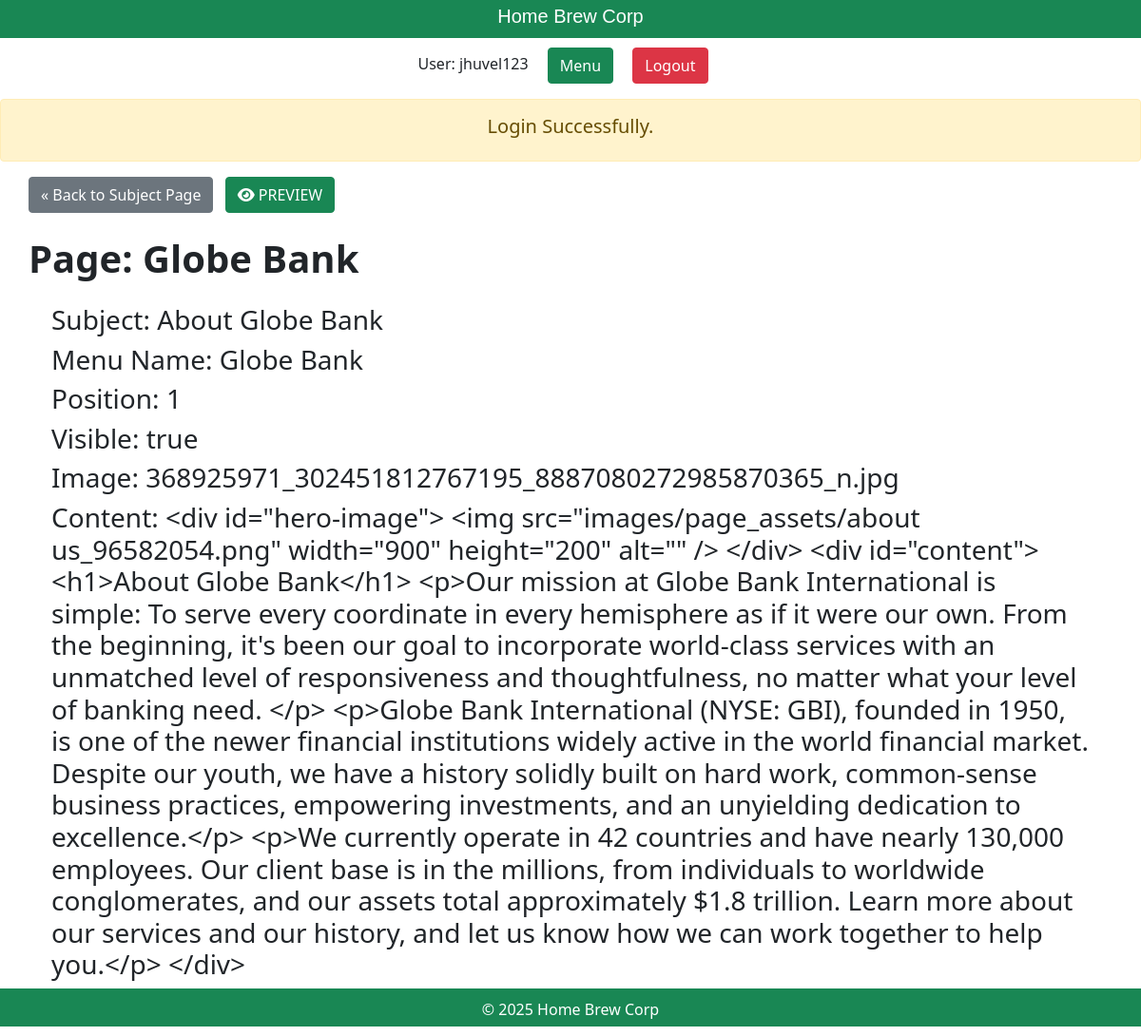
The app's page /staff/pages/show.php (signed in) with its own data.
### tables this page shows
CREATE TABLE `pages` (
  `id` int(11) NOT NULL,
  `subject_id` int(11) DEFAULT NULL,
  `menu_name` varchar(255) DEFAULT NULL,
  `position` int(3) DEFAULT NULL,
  `visible` tinyint(1) DEFAULT NULL,
  `image` varchar(255) NOT NULL,
  `content` text DEFAULT NULL
);

CREATE TABLE `subjects` (
  `id` int(11) NOT NULL,
  `menu_name` varchar(255) DEFAULT NULL,
  `position` int(3) DEFAULT NULL,
  `visible` tinyint(1) DEFAULT NULL
);

### private/database.php (called while the page is built, shortened)
<?php
function db_escape($connection, $string)
{
    return mysqli_escape_string($connection, $string);
}

### private/query_functions.php (called while the page is built, shortened)
<?php
function find_subject_by_id($subject_id, $option = [])
{
    global $db;
    $visible = $option['visible'] ?? false;
    $sql = "SELECT * FROM subjects ";
    $sql .= "WHERE id='" . db_escape($db, $subject_id) . "'";
    $result = mysqli_query($db, $sql);
    $subject = mysqli_fetch_assoc($result);
    return $subject;
}
function find_page_by_id($page_id, $option = [])
{
    global $db;
    $visible = $option['visible'] ?? false;
    $sql = "SELECT * FROM pages ";
    $sql .= "WHERE id='" . db_escape($db, $page_id) . "' ";
    $result = mysqli_query($db, $sql);
    $page = mysqli_fetch_assoc($result);
    return $page;
}

### public/staff/pages/show.php (the view, shortened to what this page needs)
<?php $id = $_GET['id'] ?? '1'; ?>
<?php include(SHARED_PATH . '/staff_header.php'); ?>
<?php $page_title = 'Show Page';
$page = find_page_by_id($id);
$subject = find_subject_by_id($page['subject_id']);
?>
<div id="content">
    <a class="btn btn-secondary" href="<?php echo url_for('/staff/subjects/show.php?id=' . hu($page['subject_id'])) ?>">&laquo; Back to Subject Page</a> <a class="btn btn-success ms-2" href="<?php echo url_for('/index.php?id=' . h($id) . '&preview=true'); ?>" target="_blank"> <i class="fa-solid fa-eye"></i>
        PREVIEW</a>
    <div class="page show">
        <h1 class="my-4 fw-bold">Page: <?php echo h($page['menu_name']); ?></h1>
        <div class="mx-4">
            <h3>Subject: <?php echo h($subject['menu_name']); ?></h3>
            <h3>Menu Name: <?php echo h($page['menu_name']); ?></h3>
            <h3>Position: <?php echo h($page['position']); ?></h3>
            <h3>Visible: <?php echo $page['visible'] === '1' ? 'true' : 'false' ?></h3>
            <h3>Image: <?php echo h($page['image']); ?></h3>
            <h3>Content: <?php echo h($page['content']); ?></h3>
        </div>
    </div>
</div>
<?php include(SHARED_PATH . '/staff_footer.php'); ?>

### public/stylesheets/staff.css (style rules this page uses)
body { margin: 0; padding: 0; }
#content { width: auto; min-height: 650px; padding: 0 30px; }

### records on screen
pages: menu_name "Globe Bank", position "1", image "368925971_302451812767195_8887080272985870365_n.jpg", content "<div id=\"hero-image\"> <img src=\"images/page_assets/about us_96582054.png\" width=\"900\" height=\"200\" alt=\"\" /> </div> <div id=\"content\"> <h1>About Globe Bank</h1> <p>Our mission at Globe Bank International is simple: To serve every coordinate in every hemisphere as if it were our own. From the beginning, it's been our goal to incorporate world-class services with an unmatched level of responsiveness and thoughtfulness, no matter what your level of banking need. </p> <p>Globe Bank International (NYSE: GBI), founded in 1950, is one of the newer financial institutions widely active in the world financial market. Despite our youth, we have a history solidly built on hard work, common-sense…"
subjects: menu_name "About Globe Bank"

### other values on screen
$_SESSION['username'] "jhuvel123"
$message "Login Successfully."
